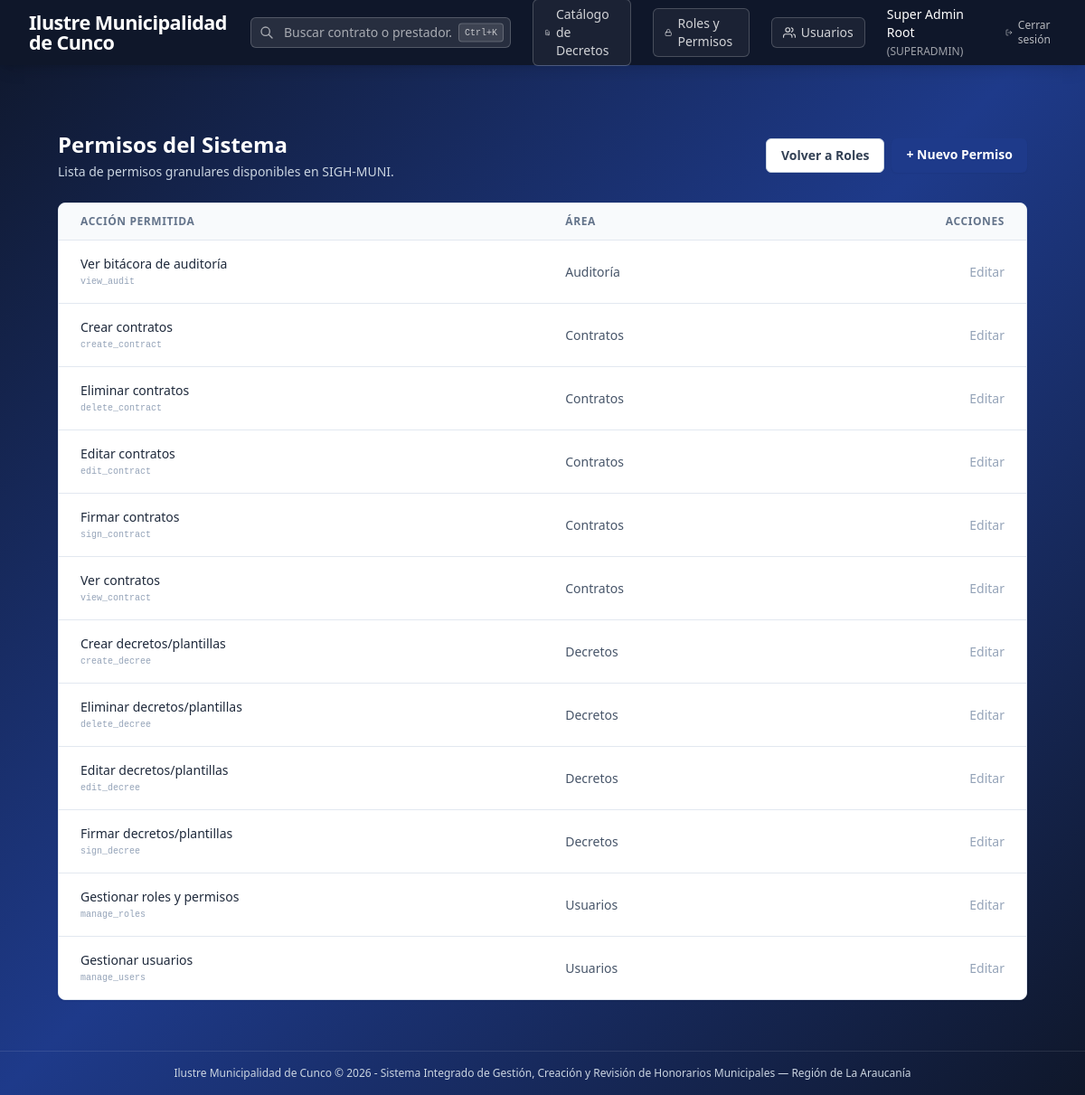
Page /admin/permissions (signed in) on the committed database.
### app/models/user.py (models this page shows, shortened)
class User(db.Model):
    __tablename__ = 'users'
    id = db.Column(db.Integer, primary_key=True, autoincrement=True)
    rut = db.Column(db.String(20), nullable=False, unique=True)
    first_name = db.Column(db.String(100), nullable=False)
    last_name = db.Column(db.String(100), nullable=False)
    email = db.Column(db.String(120), nullable=False, unique=True)
    password_hash = db.Column(db.String(255), nullable=False)
    role = db.Column(db.String(50), nullable=False)  # SUPERADMIN, ADMIN_RRHH, JEFE_DEPTO, FINANZAS_CONTROL
    department_id = db.Column(db.Integer, db.ForeignKey('departments.id', ondelete='SET NULL'), nullable=True)
    is_active = db.Column(db.Integer, nullable=False, default=1)
    receive_email_notifications = db.Column(db.Integer, nullable=False, default=0)
    disabled_notifications = db.Column(db.Text, nullable=True)  # JSON list of action codes
    created_at = db.Column(db.DateTime, nullable=False, default=datetime.utcnow)

### app/models/permission.py (models this page shows, shortened)
class Permission(db.Model):
    __tablename__ = 'permissions'
    id = db.Column(db.Integer, primary_key=True, autoincrement=True)
    name = db.Column(db.String(50), nullable=False, unique=True)
    description = db.Column(db.Text, nullable=True)
    module = db.Column(db.String(50), nullable=True)

### app/routes/admin.py (the view)
@admin_bp.route('/permissions')
@login_required
@role_required('SUPERADMIN')
def permissions():
    perms = Permission.query.order_by(Permission.module, Permission.name).all()
    return render_template('admin/permissions.html', permissions=perms)

### app/auth/utils.py (called while the page is built)
def login_required(f):
    @wraps(f)
    def decorated_function(*args, **kwargs):
        if 'user_id' not in session:
            flash('Debes iniciar sesión para acceder a esta sección.', 'warning')
            return redirect(url_for('auth.login', next=request.url))
        return f(*args, **kwargs)
    return decorated_function

def role_required(*allowed_roles):
    def decorator(f):
        @wraps(f)
        def decorated_function(*args, **kwargs):
            if 'user_id' not in session:
                flash('Debes iniciar sesión para acceder.', 'warning')
                return redirect(url_for('auth.login'))
            user_role = session.get('user_role')
            if user_role != 'SUPERADMIN' and user_role not in allowed_roles:
                flash('No tienes permisos suficientes para acceder a este módulo.', 'danger')
                return redirect(url_for('dashboard.index'))
            return f(*args, **kwargs)
        return decorated_function
    return decorator

def get_current_user():
    if 'user_id' in session:
        return User.query.get(session['user_id'])
    return None

### app/templates/admin/permissions.html (shortened to what this page needs)
{% extends 'base.html' %}
{% block content %}
<div class="max-w-7xl mx-auto px-4 sm:px-6 lg:px-8 py-8">
    <div class="mb-6 flex justify-between items-center">
        <div>
            <h1 class="text-2xl font-bold text-white">Permisos del Sistema</h1>
            <p class="text-sm text-slate-300 mt-1">Lista de permisos granulares disponibles en SIGH-MUNI.</p>
        </div>
        <div class="flex gap-2">
            <a href="{{ url_for('admin.roles') }}" class="px-4 py-2 bg-white border border-slate-300 rounded-md text-sm font-semibold text-slate-700 hover:bg-slate-50 transition-colors">
                Volver a Roles
            </a>
            <a href="{{ url_for('admin.create_permission') }}" class="px-4 py-2 bg-[#1e3a8a] hover:bg-[#0f265c] text-white rounded-md text-sm font-semibold shadow-sm transition-colors">
                + Nuevo Permiso
            </a>
        </div>
    </div>
    {% set MODULE_LABELS = {'contract': 'Contratos', 'decree': 'Decretos', 'user': 'Usuarios', 'audit': 'Auditoría', 'general': 'General'} %}
    <div class="bg-white rounded-lg border border-slate-200 shadow-sm overflow-hidden">
        <table class="min-w-full divide-y divide-slate-200">
            <thead class="bg-slate-50">
                <tr>
                    <th class="px-6 py-3 text-left text-xs font-semibold text-slate-500 uppercase tracking-wider">Acción permitida</th>
                    <th class="px-6 py-3 text-left text-xs font-semibold text-slate-500 uppercase tracking-wider">Área</th>
                    <th class="px-6 py-3 text-right text-xs font-semibold text-slate-500 uppercase tracking-wider">Acciones</th>
                </tr>
            </thead>
            <tbody class="bg-white divide-y divide-slate-200">
                {% for perm in permissions %}
                <tr>
                    <td class="px-6 py-4">
                        <div class="text-sm font-medium text-slate-800">{{ perm.description or perm.name }}</div>
                        <div class="text-[10px] text-slate-400 font-mono mt-0.5">{{ perm.name }}</div>
                    </td>
                    <td class="px-6 py-4 text-sm text-slate-600">{{ MODULE_LABELS.get(perm.module, perm.module) }}</td>
                    <td class="px-6 py-4 whitespace-nowrap text-right text-sm font-medium">
                        <a href="#" class="text-slate-400 hover:text-slate-600" title="Editar">Editar</a>
                    </td>
                </tr>
                {% endfor %}
            </tbody>
        </table>
    </div>
</div>
{% endblock %}

### app/templates/base.html (shortened to what this page needs)
<!DOCTYPE html>
<html lang="es">
<head>
    <script src="https://cdn.tailwindcss.com"></script>
</head>
<body class="min-h-screen text-slate-800 flex flex-col font-sans bg-gradient-to-br from-[#0f172a] via-[#1e3a8a] to-slate-900">
    <nav class="bg-slate-900 text-white shadow-lg relative z-50">
        <div class="max-w-7xl mx-auto px-4 sm:px-6 lg:px-8">
            <div class="flex items-center justify-between h-[72px]">
                <div class="flex items-center space-x-6">
                    <a href="{{ url_for('dashboard.index') }}" class="flex items-center space-x-3 group">
                        <span class="font-extrabold text-[1.35rem] tracking-tight text-white leading-none">{{ g.municipio_nombre | default('SIGH-MUNI') }}</span>
                    </a>
                </div>
                {% if session.get('user_id') %}
                <div class="flex items-center gap-6">
                    <div class="relative" id="global_search_container">
                        <div class="relative">
                            <svg class="absolute left-2.5 top-1/2 -translate-y-1/2 w-4 h-4 text-white/60" fill="none" stroke="currentColor" viewBox="0 0 24 24">
                                <path stroke-linecap="round" stroke-linejoin="round" stroke-width="2" d="M21 21l-6-6m2-5a7 7 0 11-14 0 7 7 0 0114 0z"/>
                            </svg>
                            <input type="text" id="global_search_input"
                                placeholder="Buscar contrato o prestador..."
                                autocomplete="off"
                                class="w-56 lg:w-72 pl-9 pr-16 py-1.5 bg-white/10 border border-white/20 rounded-md text-sm text-white placeholder-white/60 focus:outline-none focus:ring-2 focus:ring-white/40 focus:bg-white/20 transition">
                            <kbd class="absolute right-2 top-1/2 -translate-y-1/2 text-[10px] bg-white/10 text-white/70 px-1.5 py-0.5 rounded border border-white/20 font-mono">Ctrl+K</kbd>
                        </div>
                    </div>
                    {% if 'create_decree' in g.user_perms or 'edit_decree' in g.user_perms or 'delete_decree' in g.user_perms or 'sign_decree' in g.user_perms %}
                    <a href="{{ url_for('decrees.index') }}"
                        class="flex items-center gap-1.5 text-sm font-medium text-white/80 hover:text-white transition border border-white/20 bg-white/5 hover:bg-white/10 px-3 py-1.5 rounded-md"
                        title="Catálogo maestro de decretos anuales (VISTOS)">
                        Catálogo de Decretos
                    </a>
                    {% endif %}
                    {% if 'manage_roles' in g.user_perms %}
                    <a href="{{ url_for('admin.roles') }}"
                        class="flex items-center gap-1.5 text-sm font-medium text-white/80 hover:text-white transition border border-white/20 bg-white/5 hover:bg-white/10 px-3 py-1.5 rounded-md"
                        title="Gestión de roles y permisos (RBAC)">
                        <svg xmlns="http://www.w3.org/2000/svg" width="14" height="14" viewBox="0 0 24 24" fill="none" stroke="currentColor" stroke-width="2" stroke-linecap="round" stroke-linejoin="round"><rect x="3" y="11" width="18" height="11" rx="2" ry="2"/><path d="M7 11V7a5 5 0 0 1 10 0v4"/></svg>
                        Roles y Permisos
                    </a>
                    {% endif %}
                    {% if 'manage_users' in g.user_perms %}
                    <a href="{{ url_for('admin.users') }}"
                        class="flex items-center gap-1.5 text-sm font-medium text-white/80 hover:text-white transition border border-white/20 bg-white/5 hover:bg-white/10 px-3 py-1.5 rounded-md"
                        title="Gestión de usuarios y contraseñas">
                        Usuarios
                    </a>
                    {% endif %}
                    <a href="{{ url_for('auth.profile') }}" class="text-sm font-medium text-white hover:text-white/80 transition">
                        {{ session.get('user_name') }}
                        <span class="text-xs text-white/60">({{ session.get('user_role') }})</span>
                    </a>
                    <a href="{{ url_for('auth.logout') }}" class="text-white/70 hover:text-white text-xs font-medium transition flex items-center gap-1.5">
                        <svg xmlns="http://www.w3.org/2000/svg" width="14" height="14" viewBox="0 0 24 24" fill="none" stroke="currentColor" stroke-width="2" stroke-linecap="round" stroke-linejoin="round"><path d="M9 21H5a2 2 0 0 1-2-2V5a2 2 0 0 1 2-2h4"/><polyline points="16 17 21 12 16 7"/><line x1="21" y1="12" x2="9" y2="12"/></svg>
                        Cerrar sesión
                    </a>
                </div>
                {% endif %}
            </div>
        </div>
    </nav>
    <main class="flex-grow max-w-7xl w-full mx-auto px-4 sm:px-6 lg:px-8 py-6 relative z-10">
        {% block content %}{% endblock %}
    </main>
    <footer class="text-center py-4 text-xs text-slate-300 border-t border-white/10">
        {{ g.municipio_nombre | default('SIGH-MUNI') }} &copy; 2026 - Sistema Integrado de Gestión, Creación y Revisión de Honorarios Municipales
        {% if g.municipio_region %} &mdash; {{ g.municipio_region }}{% endif %}
    </footer>
</body>
</html>

### rows in the picture
User: get "SUPERADMIN"
Permission: description "Ver bitácora de auditoría", name "view_audit", get "Auditoría"
Permission: description "Crear contratos", name "create_contract", get "Contratos"
Permission: description "Eliminar contratos", name "delete_contract", get "Contratos"
Permission: description "Editar contratos", name "edit_contract", get "Contratos"
Permission: description "Firmar contratos", name "sign_contract", get "Contratos"
Permission: description "Ver contratos", name "view_contract", get "Contratos"
Permission: description "Crear decretos/plantillas", name "create_decree", get "Decretos"
Permission: description "Eliminar decretos/plantillas", name "delete_decree", get "Decretos"
Permission: description "Editar decretos/plantillas", name "edit_decree", get "Decretos"
Permission: description "Firmar decretos/plantillas", name "sign_decree", get "Decretos"
Permission: description "Gestionar roles y permisos", name "manage_roles", get "Usuarios"
Permission: description "Gestionar usuarios", name "manage_users", get "Usuarios"

### other values in the picture
{{ g.municipio_nombre | default('SIGH-MUNI') }} "Ilustre Municipalidad de Cunco"
{{ session.get('user_name') }} "Super Admin Root"
{{ g.municipio_region }} "Región de La Araucanía"
